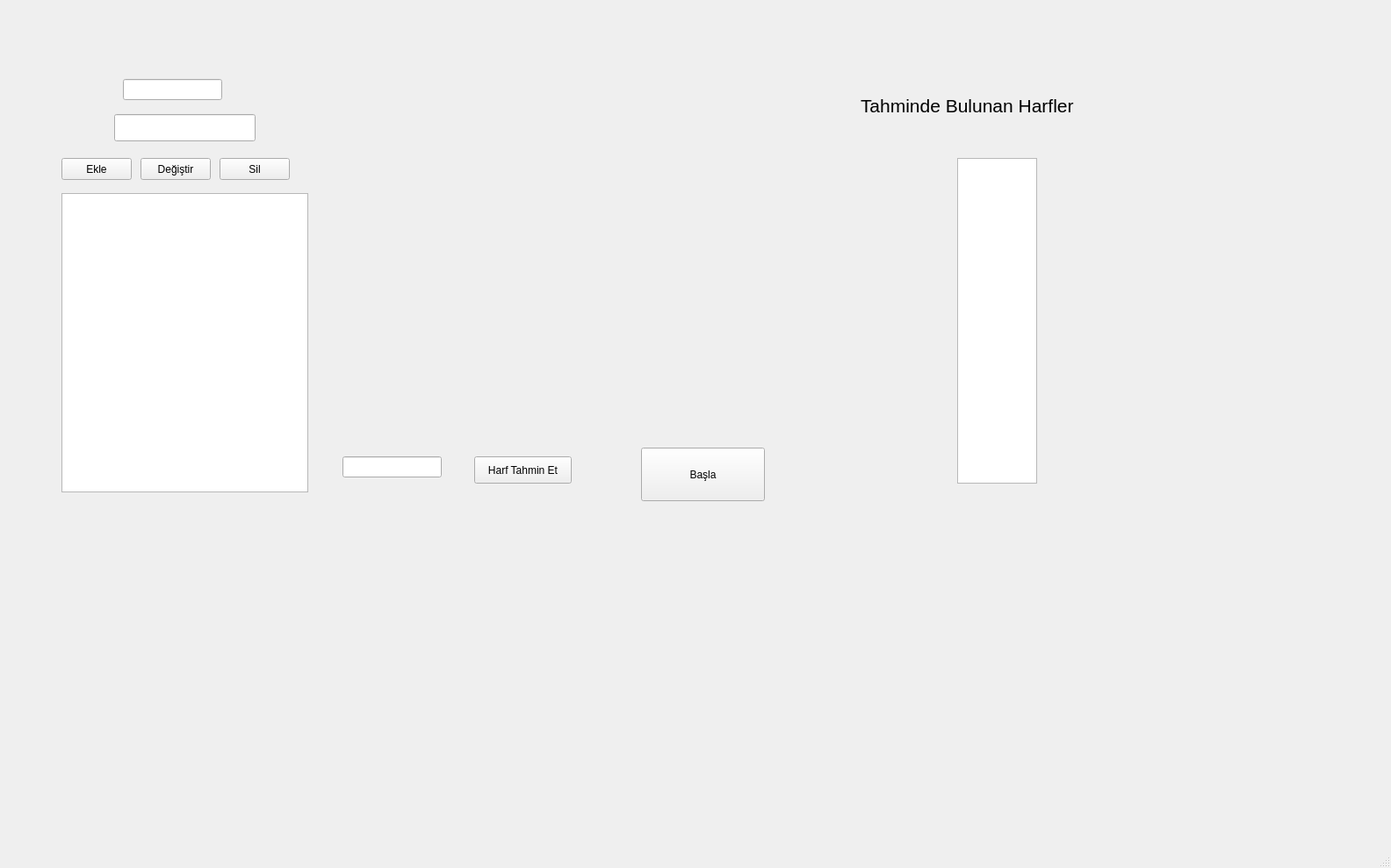
<?xml version="1.0" encoding="UTF-8"?>
<ui version="4.0">
 <class>MainWindow</class>
 <widget class="QMainWindow" name="MainWindow">
  <property name="enabled">
   <bool>true</bool>
  </property>
  <property name="geometry">
   <rect>
    <x>0</x>
    <y>0</y>
    <width>1584</width>
    <height>989</height>
   </rect>
  </property>
  <property name="windowTitle">
   <string>MainWindow</string>
  </property>
  <widget class="QWidget" name="centralwidget">
   <widget class="QLineEdit" name="newword">
    <property name="geometry">
     <rect>
      <x>130</x>
      <y>130</y>
      <width>161</width>
      <height>31</height>
     </rect>
    </property>
   </widget>
   <widget class="QTableView" name="tableView">
    <property name="geometry">
     <rect>
      <x>70</x>
      <y>220</y>
      <width>281</width>
      <height>341</height>
     </rect>
    </property>
   </widget>
   <widget class="QPushButton" name="add">
    <property name="geometry">
     <rect>
      <x>70</x>
      <y>180</y>
      <width>80</width>
      <height>25</height>
     </rect>
    </property>
    <property name="text">
     <string>Ekle</string>
    </property>
   </widget>
   <widget class="QPushButton" name="update">
    <property name="geometry">
     <rect>
      <x>160</x>
      <y>180</y>
      <width>80</width>
      <height>25</height>
     </rect>
    </property>
    <property name="text">
     <string>Değiştir</string>
    </property>
   </widget>
   <widget class="QPushButton" name="delete_2">
    <property name="geometry">
     <rect>
      <x>250</x>
      <y>180</y>
      <width>80</width>
      <height>25</height>
     </rect>
    </property>
    <property name="text">
     <string>Sil</string>
    </property>
   </widget>
   <widget class="QLineEdit" name="harftahmin">
    <property name="geometry">
     <rect>
      <x>390</x>
      <y>520</y>
      <width>113</width>
      <height>24</height>
     </rect>
    </property>
   </widget>
   <widget class="QPushButton" name="guessbuton">
    <property name="geometry">
     <rect>
      <x>540</x>
      <y>520</y>
      <width>111</width>
      <height>31</height>
     </rect>
    </property>
    <property name="text">
     <string>Harf Tahmin Et</string>
    </property>
   </widget>
   <widget class="QPushButton" name="baslabuton">
    <property name="geometry">
     <rect>
      <x>730</x>
      <y>510</y>
      <width>141</width>
      <height>61</height>
     </rect>
    </property>
    <property name="text">
     <string>Başla</string>
    </property>
   </widget>
   <widget class="QLabel" name="label">
    <property name="geometry">
     <rect>
      <x>980</x>
      <y>110</y>
      <width>321</width>
      <height>21</height>
     </rect>
    </property>
    <property name="font">
     <font>
      <pointsize>16</pointsize>
     </font>
    </property>
    <property name="text">
     <string>Tahminde Bulunan Harfler</string>
    </property>
   </widget>
   <widget class="QLabel" name="cizgi_1">
    <property name="geometry">
     <rect>
      <x>570</x>
      <y>360</y>
      <width>91</width>
      <height>41</height>
     </rect>
    </property>
    <property name="text">
     <string/>
    </property>
    <property name="pixmap">
     <pixmap resource="images.qrc">:/img/images/yatayCizgi.png</pixmap>
    </property>
   </widget>
   <widget class="QLabel" name="cizgi_2">
    <property name="enabled">
     <bool>false</bool>
    </property>
    <property name="geometry">
     <rect>
      <x>610</x>
      <y>170</y>
      <width>31</width>
      <height>211</height>
     </rect>
    </property>
    <property name="text">
     <string/>
    </property>
    <property name="pixmap">
     <pixmap resource="images.qrc">:/img/images/dikCizgi.png</pixmap>
    </property>
   </widget>
   <widget class="QLabel" name="cizgi_3">
    <property name="geometry">
     <rect>
      <x>610</x>
      <y>160</y>
      <width>181</width>
      <height>16</height>
     </rect>
    </property>
    <property name="text">
     <string/>
    </property>
    <property name="pixmap">
     <pixmap resource="images.qrc">:/img/images/yatayCizgi.png</pixmap>
    </property>
   </widget>
   <widget class="QLabel" name="cizgi_4">
    <property name="geometry">
     <rect>
      <x>760</x>
      <y>170</y>
      <width>21</width>
      <height>81</height>
     </rect>
    </property>
    <property name="text">
     <string/>
    </property>
    <property name="pixmap">
     <pixmap resource="images.qrc">:/img/images/dikCizgi.png</pixmap>
    </property>
   </widget>
   <widget class="QLabel" name="kafa">
    <property name="geometry">
     <rect>
      <x>730</x>
      <y>250</y>
      <width>71</width>
      <height>51</height>
     </rect>
    </property>
    <property name="text">
     <string/>
    </property>
    <property name="pixmap">
     <pixmap resource="images.qrc">:/img/images/cember.png</pixmap>
    </property>
    <property name="scaledContents">
     <bool>true</bool>
    </property>
   </widget>
   <widget class="QLabel" name="govde">
    <property name="enabled">
     <bool>false</bool>
    </property>
    <property name="geometry">
     <rect>
      <x>760</x>
      <y>300</y>
      <width>31</width>
      <height>71</height>
     </rect>
    </property>
    <property name="text">
     <string/>
    </property>
    <property name="pixmap">
     <pixmap resource="images.qrc">:/img/images/dikCizgi.png</pixmap>
    </property>
   </widget>
   <widget class="QLabel" name="kolsol">
    <property name="geometry">
     <rect>
      <x>770</x>
      <y>310</y>
      <width>55</width>
      <height>16</height>
     </rect>
    </property>
    <property name="text">
     <string/>
    </property>
    <property name="pixmap">
     <pixmap resource="images.qrc">:/img/images/sol.png</pixmap>
    </property>
    <property name="scaledContents">
     <bool>true</bool>
    </property>
   </widget>
   <widget class="QLabel" name="kolsag">
    <property name="geometry">
     <rect>
      <x>710</x>
      <y>310</y>
      <width>51</width>
      <height>20</height>
     </rect>
    </property>
    <property name="text">
     <string/>
    </property>
    <property name="pixmap">
     <pixmap resource="images.qrc">:/img/images/sag.png</pixmap>
    </property>
    <property name="scaledContents">
     <bool>true</bool>
    </property>
   </widget>
   <widget class="QLabel" name="bacaksag">
    <property name="geometry">
     <rect>
      <x>710</x>
      <y>370</y>
      <width>51</width>
      <height>31</height>
     </rect>
    </property>
    <property name="text">
     <string/>
    </property>
    <property name="pixmap">
     <pixmap resource="images.qrc">:/img/images/sol.png</pixmap>
    </property>
    <property name="scaledContents">
     <bool>true</bool>
    </property>
   </widget>
   <widget class="QLabel" name="bacaksol">
    <property name="geometry">
     <rect>
      <x>770</x>
      <y>370</y>
      <width>71</width>
      <height>21</height>
     </rect>
    </property>
    <property name="text">
     <string/>
    </property>
    <property name="pixmap">
     <pixmap resource="images.qrc">:/img/images/sag.png</pixmap>
    </property>
    <property name="scaledContents">
     <bool>true</bool>
    </property>
   </widget>
   <widget class="QListWidget" name="listWidget">
    <property name="geometry">
     <rect>
      <x>1090</x>
      <y>180</y>
      <width>91</width>
      <height>371</height>
     </rect>
    </property>
   </widget>
   <widget class="QLineEdit" name="lineEdit">
    <property name="geometry">
     <rect>
      <x>140</x>
      <y>90</y>
      <width>113</width>
      <height>24</height>
     </rect>
    </property>
   </widget>
  </widget>
  <widget class="QMenuBar" name="menubar">
   <property name="geometry">
    <rect>
     <x>0</x>
     <y>0</y>
     <width>1584</width>
     <height>25</height>
    </rect>
   </property>
  </widget>
  <widget class="QStatusBar" name="statusbar"/>
 </widget>
 <resources>
  <include location="images.qrc"/>
 </resources>
 <connections/>
</ui>
